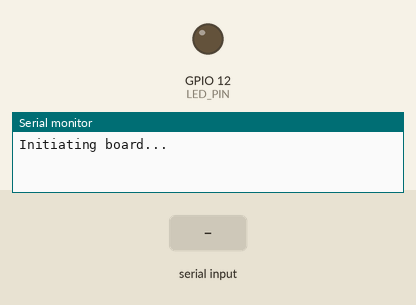
Simulated run of this program. Board: ESP32. Shown: output pins drawn as LEDs (lit = HIGH), the last lines printed to the serial monitor. The inputs (shaded band) are chosen by the test bench.

Above: at 1.2 s.
1.3 s: "1" received over Serial
At 2.5 s:
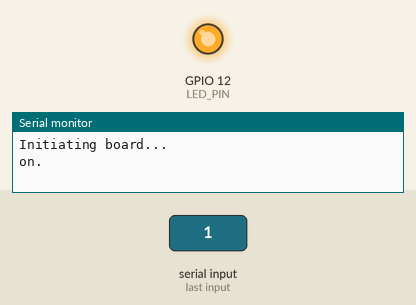
2.8 s: "0" received over Serial
At 3.8 s:
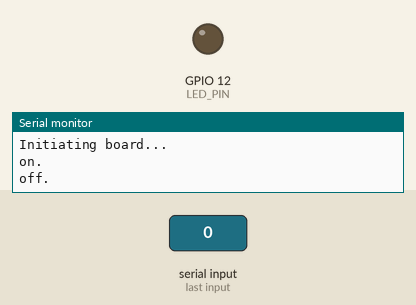
Timing chart, 0 to 5.8 s (numbered marks = the images above; inputs shaded):
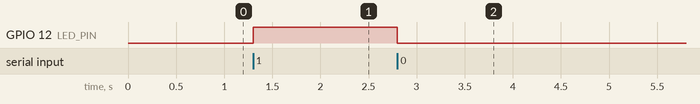

Measured:
- after the input at 1.3 s, GPIO 12 (LED_PIN): LOW → HIGH at once
- after the input at 2.8 s, GPIO 12 (LED_PIN): HIGH → LOW at once

The program:

main.cpp
```cpp
// if enter == 1: digital ouput 12 ==1
// if enter == 0: digital ouput 12 ==0
// digitalWrite(12, HIGH); // sets the digital pin 12 on
// digitalWrite(12, LOW);  // sets the digital pin 12 off
#include <Arduino.h>

#define BAUD_RATE 115200
#define LED_PIN 12


int data = '1';   // temp storage

void setup() {
    pinMode(LED_PIN, OUTPUT);
    Serial.begin(BAUD_RATE); // create connection
    Serial.println("Initiating board...");
}


void loop() {
    if (Serial.available() > 0) {  // if serial available
        data = Serial.read();  // read byte
        // Serial.println(data, BIN);

        if (data == '1'){
            digitalWrite(LED_PIN,HIGH);
            Serial.println("on.");
//            digitalWrite(LED_PIN, HIGH);
        }
        if (data == '0'){
            digitalWrite(LED_PIN,LOW);
            Serial.println("off.");
//            digitalWrite(LED_PIN, LOW);
        }
    }
}

//
// digitalWrite(LED_PIN, LOW);  // 12 gets OFF (0/LOW/0V/GND)
```
